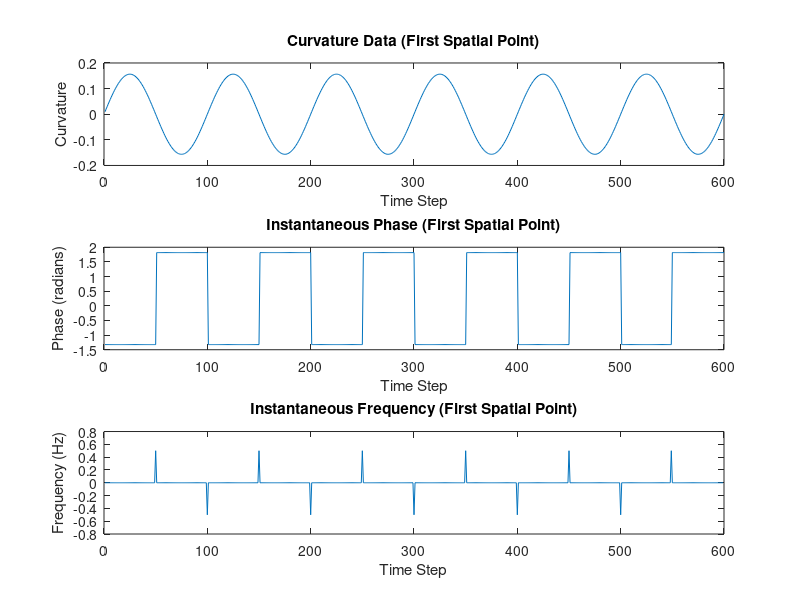

MATLAB code to generate this figure:
% Example curvature data (replace with actual data)
n_points = 320; % Number of spatial points
n_time_steps = 600; % Number of time steps

% Generate example curvature data
% Replace this with actual curvature data matrix of size (n_time_steps x n_points)
curvature = sin(2 * pi * (1:n_points) / 40)' * sin(2 * pi * (1:n_time_steps) / 100);
[m,n]=size(curvature);
% Apply the Hilbert transform along the time dimension for a given spatial point
analytic_signal = hilbert(curvature, n);
instantaneous_phase = unwrap(angle(analytic_signal), [], 2);

% Compute the instantaneous frequency
delta_t = 1; % Assuming time steps are equally spaced with unit interval
instantaneous_frequency = diff(instantaneous_phase, 1, 2) / (2 * pi * delta_t);

% Calculate the mean frequency and corresponding wavelength for each spatial point
mean_frequency = mean(instantaneous_frequency, 2);
wavelength = 1 ./ mean_frequency;

% Assume delta_x is the spatial distance between successive points
delta_x = 1;  % replace with actual distance if known
wave_speed = wavelength .* mean_frequency * delta_x / delta_t;

% Plot the results for a single spatial point (e.g., the first one)
figure;

subplot(3, 1, 1);
plot(1:n_time_steps, curvature(1, :));
title('Curvature Data (First Spatial Point)');
xlabel('Time Step');
ylabel('Curvature');

subplot(3, 1, 2);
plot(1:n_time_steps, instantaneous_phase(1, :));
title('Instantaneous Phase (First Spatial Point)');
xlabel('Time Step');
ylabel('Phase (radians)');

subplot(3, 1, 3);
plot(1:(n_time_steps-1), instantaneous_frequency(1, :));
title('Instantaneous Frequency (First Spatial Point)');
xlabel('Time Step');
ylabel('Frequency (Hz)');

% Display the results for the first spatial point
disp(['Mean Frequency: ', num2str(mean_frequency(1)), ' Hz']);
disp(['Wavelength: ', num2str(wavelength(1)), ' units']);
disp(['Wave Speed: ', num2str(wave_speed(1)), ' units/second']);